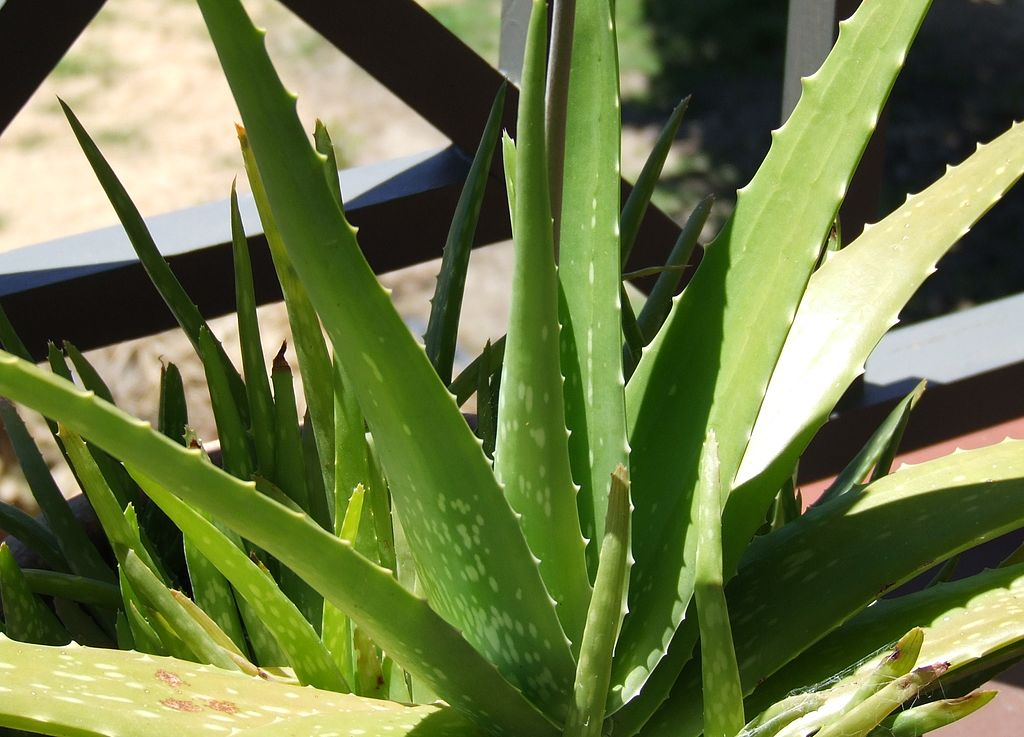
#> input picture Practica 3/AloeVera.jpg, 1024 x 737 px, found by its file name
$ python ecualizacion.py
#> lines starting #> are read from the running program, lines starting #| are printed output that depends on the picture
import cv2
import numpy as np
import matplotlib.pyplot as plt

def imadjust(img, low_in, high_in):
    """
    Ajusta los niveles de intensidad de la imagen.
    :param img: imagen de entrada
    :param low_in: valor mínimo de entrada
    :param high_in: valor máximo de entrada
    :return: imagen ajustada
    """
    min_val = low_in
    max_val = high_in
    # Ajustar los valores de intensidad
    img_out = np.round(255.0 * (img - min_val)/(max_val - min_val + 1)).astype(np.uint8)
    # Recortar valores fuera del rango
    img_out[img < min_val] = 0
    img_out[img > max_val] = 255
    return img_out

# Leer la imagen y convertirla a escala de grises
img = cv2.imread('Practica 3/AloeVera.jpg')
#> img is the input picture: shape (737, 1024, 3); mean B, G, R 71.3, 120.2, 108.2
img_gray = cv2.cvtColor(img, cv2.COLOR_BGR2GRAY)
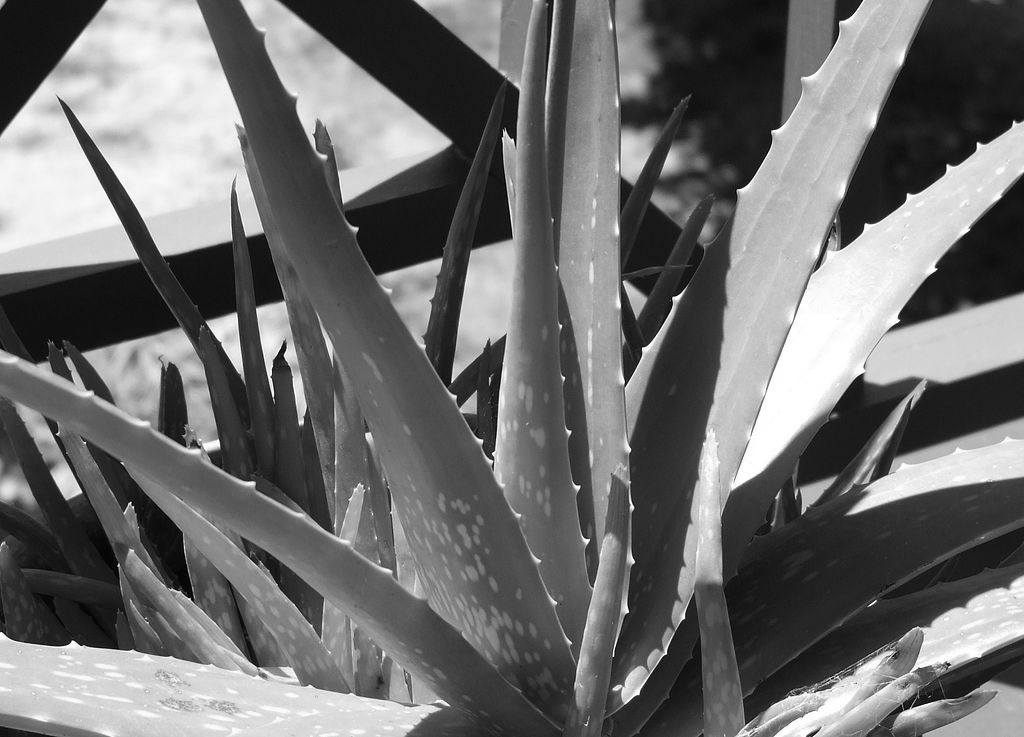
#> img_gray: shape (737, 1024); min 0, max 255, mean 111

# Ecualizar el histograma
img_eq = cv2.equalizeHist(img_gray)
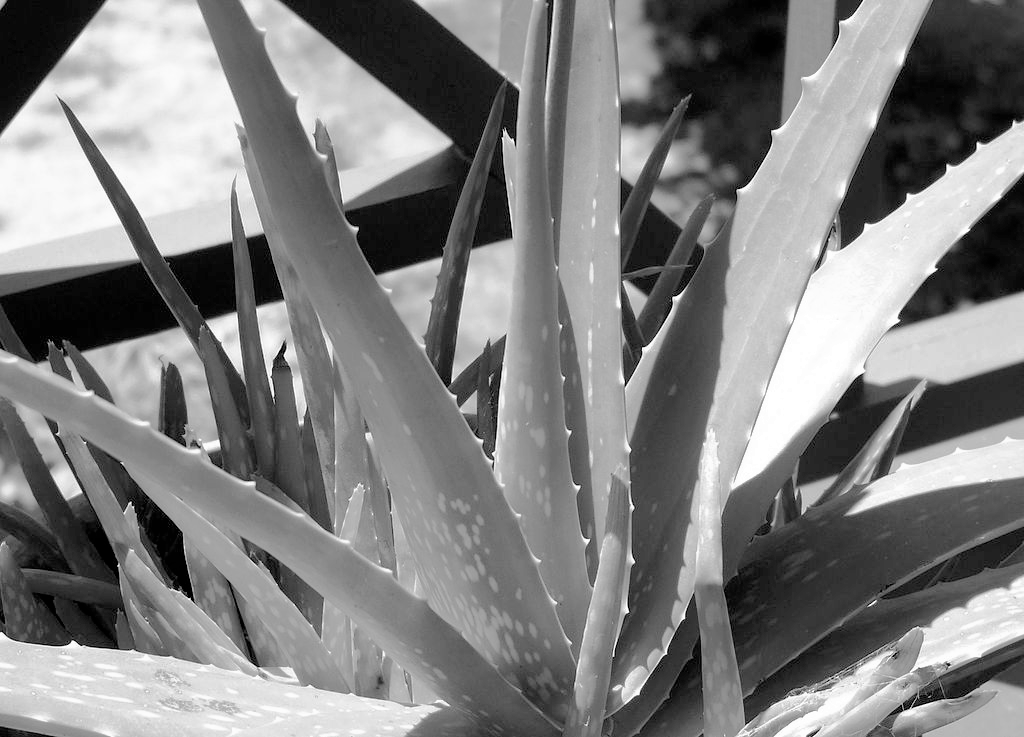
#> img_eq: shape (737, 1024); min 0, max 255, mean 128.2

# Crear una figura con 2x2 subplots
fig, axs = plt.subplots(2, 2, figsize=(12, 8))

# Mostrar imagen original en escala de grises
axs[0,0].imshow(img_gray, cmap='gray')
axs[0,0].set_title('Imagen Original (Escala de Grises)')
axs[0,0].axis('off')

# Mostrar histograma original
hist_gray = cv2.calcHist([img_gray], [0], None, [256], [0, 256])
#> hist_gray = 256 values, max 12444 at index 24, min 7 at index 0, mean 2948
axs[0,1].plot(hist_gray, color='black')
axs[0,1].set_title('Histograma Original')
axs[0,1].set_xlim([0, 256])
axs[0,1].grid(True, alpha=0.3)
axs[0,1].set_xlabel('Valor de pixel')
axs[0,1].set_ylabel('Frecuencia')

# Mostrar imagen ecualizada
axs[1,0].imshow(img_eq, cmap='gray')
axs[1,0].set_title('Imagen Ecualizada')
axs[1,0].axis('off')

# Mostrar histograma ecualizado
hist_eq = cv2.calcHist([img_eq], [0], None, [256], [0, 256])
#> hist_eq = 256 values, max 12444 at index 25, min 0 at index 3, mean 2948
axs[1,1].plot(hist_eq, color='black')
axs[1,1].set_title('Histograma Ecualizado')
axs[1,1].set_xlim([0, 256])
axs[1,1].grid(True, alpha=0.3)
axs[1,1].set_xlabel('Valor de pixel')
axs[1,1].set_ylabel('Frecuencia')

# Ajustar el layout y mostrar
plt.tight_layout()
plt.show()
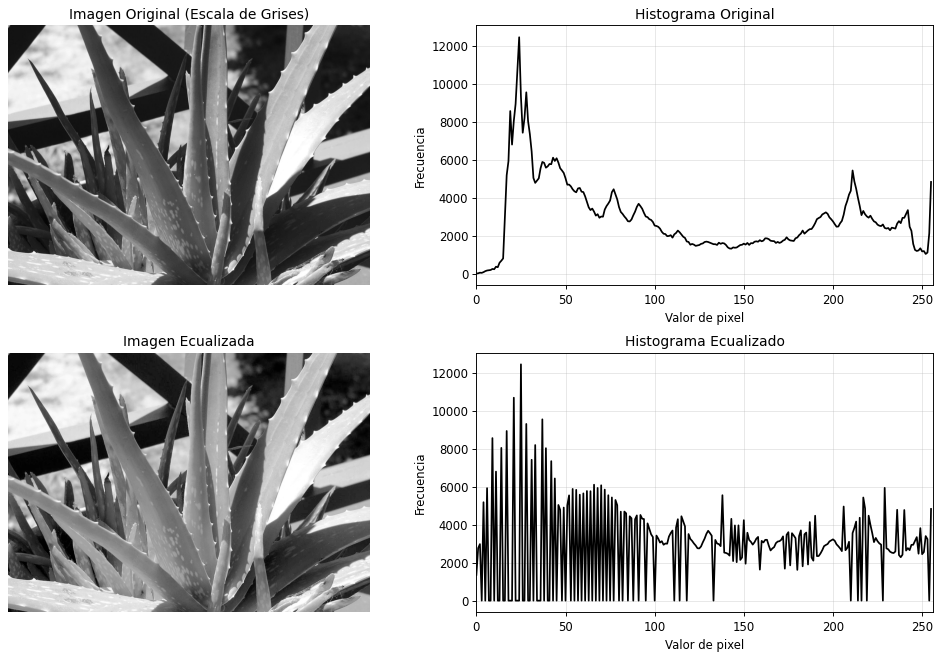
#> figure drawn by matplotlib, 4 panels; panel 2: curve peaks at x = 24, y = 12444; panel 4: curve peaks at x = 25, y = 12444
